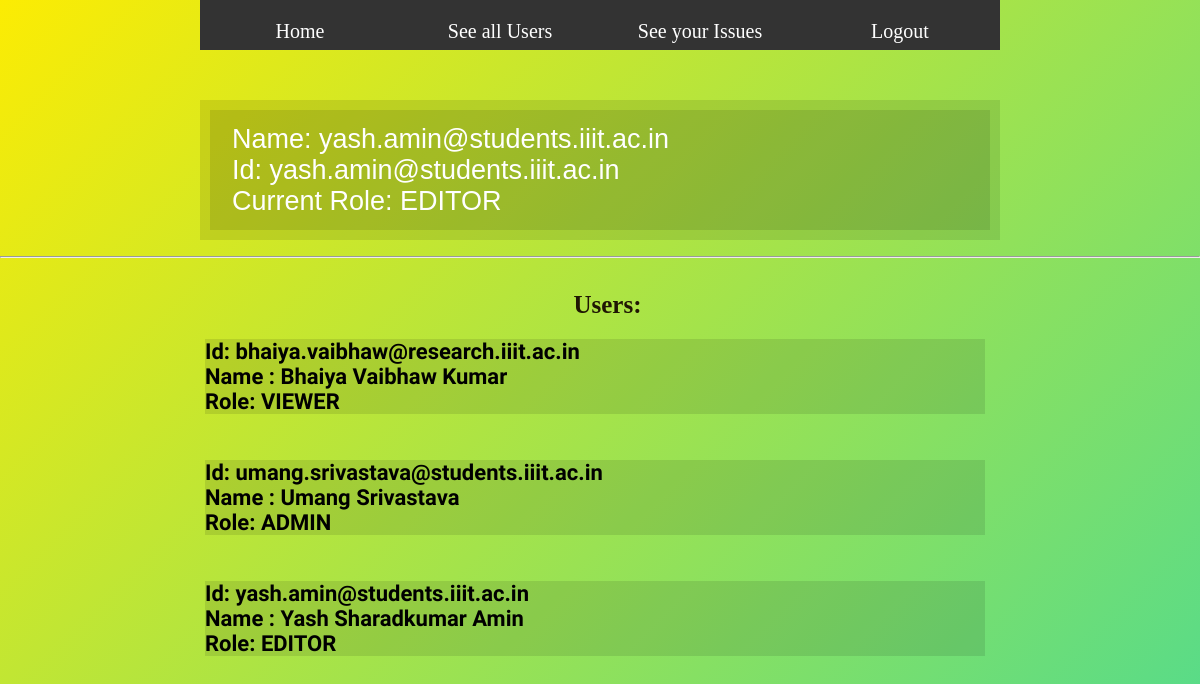
The app's page /displayusers (signed in) with its own data.
### app.py (models this page shows, shortened)
class USERS(db.Model):
	id = db.Column(db.Integer, primary_key=True)
	username = db.Column(db.String(100), nullable=True)
	Name = db.Column(db.String(100), nullable=True)
	role = db.Column(db.String(50), nullable=True)

### app.py (the view)
@app.route('/displayusers')
def displayusers():
	allusers = USERS.query.order_by(USERS.username).all()
	return render_template('displayusers.html',username = session["username"],
		Name = session["Name"],
		Role = session["role"],
		users = allusers)

### templates/displayusers.html (shortened to what this page needs)
{% extends 'base.html' %}
{% block body %}
<div class="content">
    <div id="mainPicture">
        <div class="picture">
            <div id="headerTitle">Name: {{Name}}</div>
            <div id="headerTitle">Id: {{username}}</div>
            <div id="headerTitle">Current Role: {{Role}}</div>
        </div>
    </div>
    <br>
     <hr>
    <h1 style="text-align: center">Users: </h1>
    {% if users|length < 1 %}
    <h4 style="text-align: center">There are no Users!</h4>
    {% else %}
        {% for user in users %}
            <div class="contentBox">
                <div class="innerBox">
                    <h4 class="id"> Id: {{user.username}}</h4>
                    <h4 class="name">Name : {{user.Name}}</h4>
                    <h4 class="role">Role: {{user.role}}</h4>
                </div>
            </div>
            <br>
        {% endfor %}
    {% endif %}
</div>
{% endblock %}

### static/css/main.css (style rules this page uses)
body { margin: 0; padding: 0; text-align: left; font-family:"Adobe Garamond Pro Bold", Georgia, "Times New Roman", Times, serif; font-size: 13px; background: linear-gradient(-45deg, #8ed523, #23d550, #24d6b3, #fcec03); background-size: 400% 400%; animation: gradient 15s ease infinite; }
* { margin: 0 auto 0 auto; text-align:left; }
#mainPicture { position: relative; margin-top: 50px; clear:both; width:800px; height:140px; background-color: rgba(0,0,0,0.1); }
#mainPicture .picture { font-family: "Comic Sans MS", cursive, sans-serif; position:relative; width:780px; height:120px; top:10px; margin-left:10px; background-color: rgba(0,0,0,0.1); background-repeat:no-repeat; }
#headerTitle { position:relative; text-align:left; top:14px; left:22px; font-size:27px; color:#FFFFFF; }
.contentBox { margin-top:10px; width:800px; height:auto; padding-bottom:20px; }
.contentBox .innerBox { font-family: 'Baumans'; font-weight: lighter; font-size: 22px; margin-left: 5px; position:relative; width:780px; height:auto; top:10px; background-color: rgba(0,0,0,0.1); background-repeat:repeat-x; }
h1 { font-size:25px; margin-bottom:10px; padding-top:18px; margin-left:15px; margin-top:15px; color:#1F1603; }
html, body { text-align: center; }

### records on screen
USERS: username "yash.amin@students.iiit.ac.in", role "EDITOR", Name "Yash Sharadkumar Amin"
USERS: username "bhaiya.vaibhaw@research.iiit.ac.in", Name "Bhaiya Vaibhaw Kumar", role "VIEWER"
USERS: username "umang.srivastava@students.iiit.ac.in", Name "Umang Srivastava", role "ADMIN"
